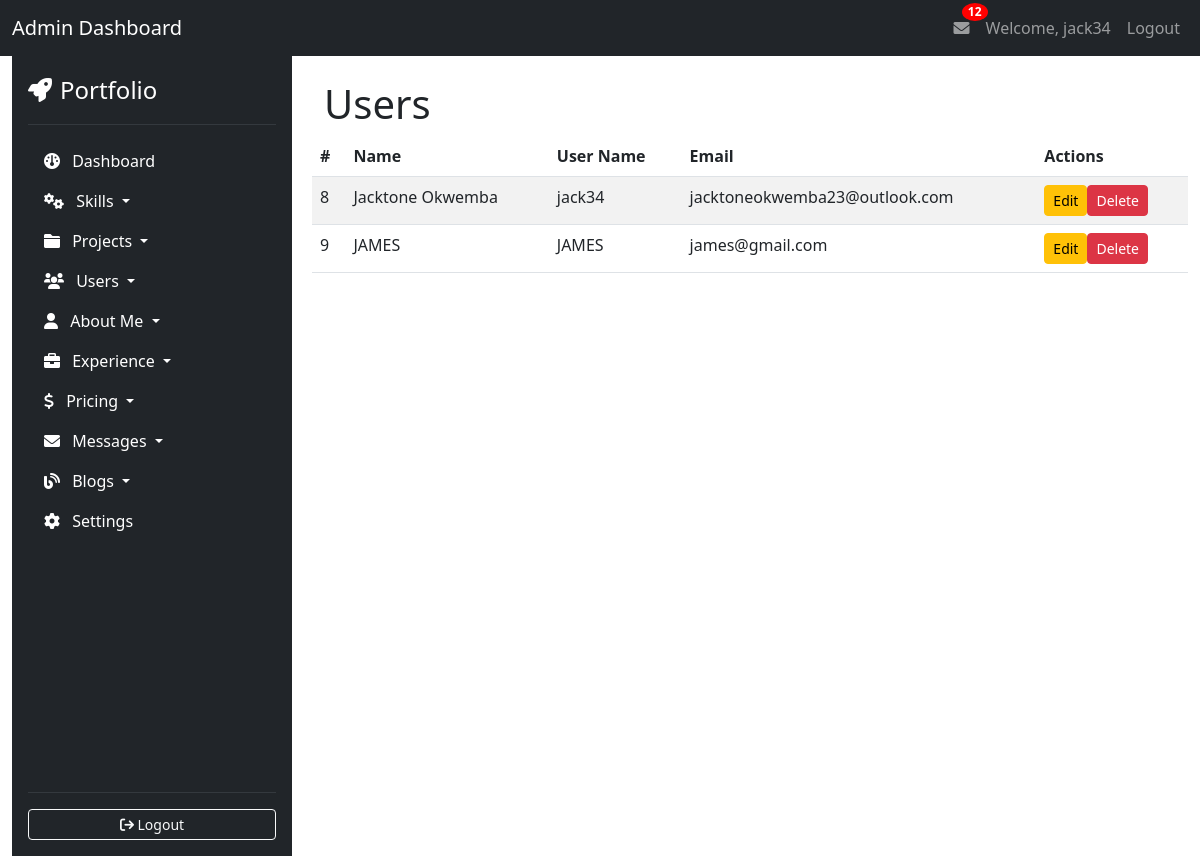
The page /admin/users.php (signed in) on the database its author committed.
### tables this page shows
CREATE TABLE `user` (
  `id` int(11) NOT NULL,
  `name` varchar(200) NOT NULL,
  `username` varchar(200) NOT NULL,
  `email` varchar(200) NOT NULL,
  `profile_image` varchar(200) DEFAULT NULL,
  `password` varchar(200) NOT NULL,
  `updated_at` timestamp NOT NULL DEFAULT current_timestamp()
);

### admin/users.php (the view, shortened to what this page needs)
<?php
include('header.php');
$conn = new mysqli("localhost", "root", "", "folio");
$sql = "SELECT id, name, username, username, email FROM user";
$result = $conn->query($sql);
?>
<div class="container-fluid">
    <div class="row">
        <div class="col-3">
            <?php include('sidebar.php'); ?>
        </div>
        <div class="col-9 p-4">
            <h1>Users</h1>
            <div class="row">
                <table class="table table-striped">
                    <thead>
                        <tr>
                            <th>#</th>
                            <th>Name</th>
                            <th>User Name</th>
                            <th>Email</th>
                            <th>Actions</th>
                        </tr>
                    </thead>
                    <tbody>
                        <?php
                        if ($result->num_rows > 0) {
                            while ($row = $result->fetch_assoc()) {
                                echo "<tr>";
                                echo "<td>" . htmlspecialchars($row['id']) . "</td>";
                                echo "<td>" . htmlspecialchars($row['name']) . "</td>";
                                echo "<td>" . htmlspecialchars($row['username']) . "</td>";
                                echo "<td>" . htmlspecialchars($row['email']) . "</td>";
                                echo "<td>";
                                echo "<a href='edit_user.php?id=" . $row['id'] . "' class='btn btn-sm btn-warning'>Edit</a>";
                                echo "<a href='delete_user.php?id=" . $row['id'] . "' class='btn btn-sm btn-danger'>Delete</a>";
                                echo "</td>";
                                echo "</tr>";
                            }
                        } else {
                            echo "<tr><td colspan='4' class='text-center'>No users found</td></tr>";
                        }
                        ?>
                    </tbody>
                </table>
            </div>
        </div>
    </div>
</div>
<?php include('footer.php'); ?>

### rows shown on the page
user: id "8", name "Jacktone Okwemba", username "jack34", email "jacktoneokwemba23@outlook.com"
user: id "9", name "JAMES", username "JAMES", email "james@gmail.com"

### other values the page prints
$unreadCount "12"
$_SESSION['username'] "jack34"
